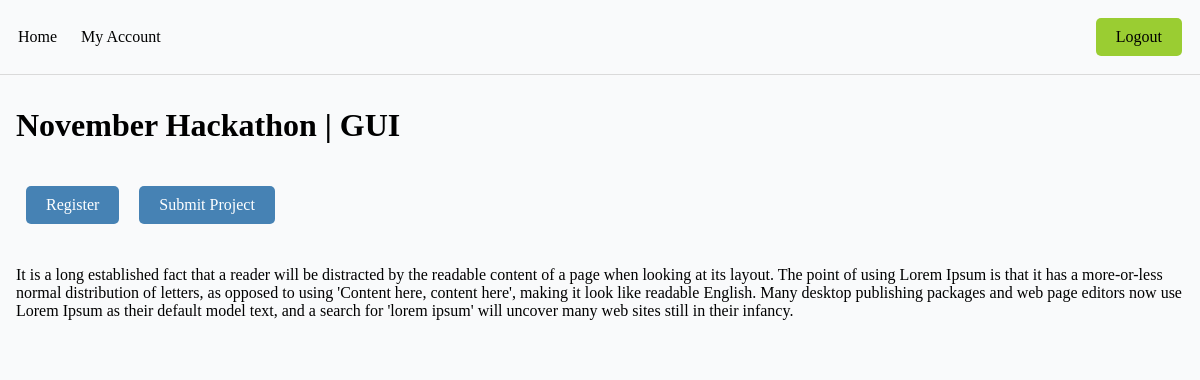
The page /event/2/ (signed in) on the database its author committed.
### base/models.py (models this page shows, shortened)
class Event(models.Model):
    name = models.CharField(max_length=200)
    description = models.TextField(null=True, blank=True)
    participants = models.ManyToManyField(User, blank=True, related_name='events')
    start_date = models.DateTimeField(null=True)
    end_date = models.DateTimeField(null=True)
    registration_deadline = models.DateTimeField(null=True)
    updated = models.DateTimeField(auto_now=True)
    created = models.DateTimeField(auto_now_add=True)

### base/views.py (the view)
# urls.py: path('event/<str:pk>/', views.event_page, name='event'),
def event_page(request, pk):
    event = Event.objects.get(id=pk)
    registered = False
    submitted = False
    if request.user.is_authenticated:
        registered = request.user.events.filter(id=event.id).exists()
        submitted = Submission.objects.filter(participant=request.user, event=event).exists()
    context = {'event':event, 'registered':registered, 'submitted':submitted}
    return render(request, 'event.html', context)

### templates/event.html (shortened to what this page needs)
{% extends 'main.html' %}
{% block content %}
    <div class="section">
        <h1>{{event.name}}</h1>
    </div>
    <div class="event-wrapper section">
        {% if registered %}
            <p class="text-success">You have already registered for this event. </p>
        {% else %}
            <a class="btn btn-primary" href="{% url 'registration-confirmation' event.id %}">Register</a>
        {% endif %}
        {% if submitted %}
            <p class="text-success">You have already submitted your project.</p>
        {% else %}
            <a class="btn btn-primary" href="{% url 'project-submission' event.id %}">Submit Project</a>
        {% endif %}
    </div>
    <div class="section">
        <p>{{event.description}}</p>
    </div>
{% endblock %}

### static/css/main.css (style rules this page uses)
* { box-sizing: border-box; margin: 0; padding: 0; background-color: rgb(249, 250, 251); }
.btn { padding: 10px 20px; border-radius: 5px; text-decoration: none; background-color: rgb(150, 136, 136); color: black; display: block; width: fit-content; margin: 10px; }
.btn-primary { background-color: steelblue; color: white; }
.event-wrapper { display: flex; flex-wrap: wrap; }
.section { margin: 2em 0; }

### rows shown on the page
Event: name "November Hackathon | GUI", description "It is a long established fact that a reader will be distracted by the readable content of a page when looking at its layout. The point of using Lorem Ipsum is that it has a more-or-less normal distribution of letters, as opposed to using 'Content here, content here', making it look like readable English. Many desktop publishing packages and web page editors now use Lorem Ipsum as their default model text, and a search for 'lorem ipsum' will uncover many web sites still in their infancy."
